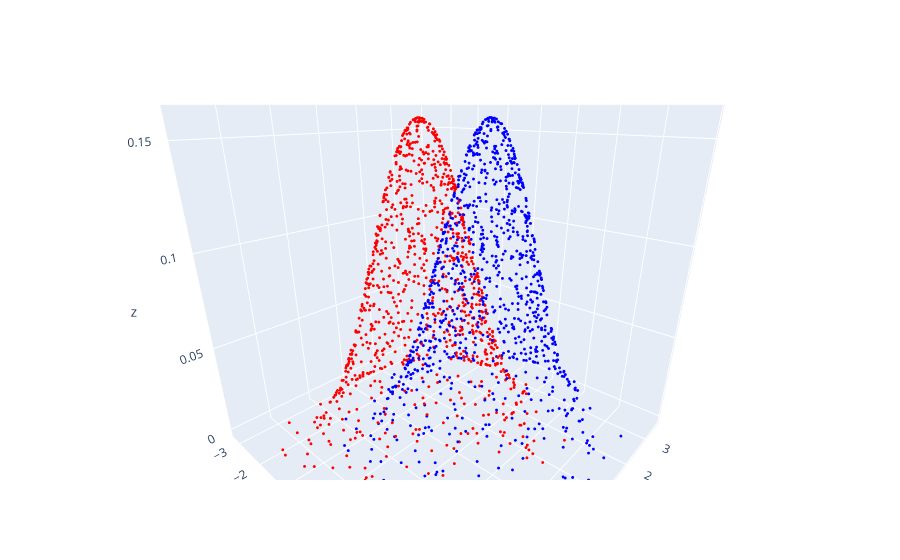

The cell this chart's notebook holds for it:
### Code cell
fig3 = go.Figure(data=[go.Scatter3d(x=d2['x'], y=d2['y'], z=d2['z'], mode='markers', marker=dict(size=1, color=d2['g']))])
fig3.update_layout(scene_camera=dict(eye=dict(x=1/ddd, y=-1.1/ddd, z=.6/ddd)))
fig3.show()

### Figure 1 — Plotly figure (JSON) as saved in the notebook; plotly's stock layout.template omitted (floating-point values rounded to 4 significant figures; data arrays with more than 128 entries replaced by an {"elided": "..."} marker saying what was removed)
{"data": [{"marker": {"color": {"elided": "2000 str values"}, "size": 1}, "mode": "markers", "type": "scatter3d", "x": {"elided": "2000 float values"}, "y": {"elided": "2000 float values"}, "z": {"elided": "2000 float values"}}], "layout": {"scene": {"camera": {"eye": {"x": 0.8333, "y": -0.9167, "z": 0.5}}}}}
